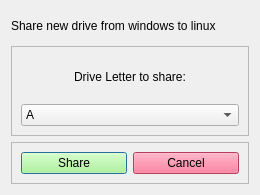
<?xml version="1.0" encoding="UTF-8"?>
<ui version="4.0">
 <class>Dialog</class>
 <widget class="QDialog" name="Dialog">
  <property name="geometry">
   <rect>
    <x>0</x>
    <y>0</y>
    <width>260</width>
    <height>195</height>
   </rect>
  </property>
  <property name="windowTitle">
   <string>Create new drive share</string>
  </property>
  <layout class="QVBoxLayout" name="verticalLayout">
   <item>
    <widget class="QLabel" name="label">
     <property name="maximumSize">
      <size>
       <width>16777215</width>
       <height>30</height>
      </size>
     </property>
     <property name="text">
      <string>Share new drive from windows to linux</string>
     </property>
    </widget>
   </item>
   <item>
    <widget class="QFrame" name="frame">
     <property name="minimumSize">
      <size>
       <width>0</width>
       <height>90</height>
      </size>
     </property>
     <property name="frameShape">
      <enum>QFrame::StyledPanel</enum>
     </property>
     <property name="frameShadow">
      <enum>QFrame::Raised</enum>
     </property>
     <layout class="QVBoxLayout" name="verticalLayout_2">
      <item>
       <widget class="QLabel" name="lb_info">
        <property name="text">
         <string>Drive Letter to share:</string>
        </property>
        <property name="alignment">
         <set>Qt::AlignCenter</set>
        </property>
       </widget>
      </item>
      <item>
       <widget class="QComboBox" name="inp_driveletter">
        <item>
         <property name="text">
          <string>A</string>
         </property>
        </item>
        <item>
         <property name="text">
          <string>B</string>
         </property>
        </item>
        <item>
         <property name="text">
          <string>C</string>
         </property>
        </item>
        <item>
         <property name="text">
          <string>D</string>
         </property>
        </item>
        <item>
         <property name="text">
          <string>E</string>
         </property>
        </item>
        <item>
         <property name="text">
          <string>F</string>
         </property>
        </item>
        <item>
         <property name="text">
          <string>G</string>
         </property>
        </item>
        <item>
         <property name="text">
          <string>H</string>
         </property>
        </item>
        <item>
         <property name="text">
          <string>I</string>
         </property>
        </item>
        <item>
         <property name="text">
          <string>J</string>
         </property>
        </item>
        <item>
         <property name="text">
          <string>K</string>
         </property>
        </item>
        <item>
         <property name="text">
          <string>L</string>
         </property>
        </item>
        <item>
         <property name="text">
          <string>M</string>
         </property>
        </item>
        <item>
         <property name="text">
          <string>N</string>
         </property>
        </item>
        <item>
         <property name="text">
          <string>O</string>
         </property>
        </item>
        <item>
         <property name="text">
          <string>P</string>
         </property>
        </item>
        <item>
         <property name="text">
          <string>Q</string>
         </property>
        </item>
        <item>
         <property name="text">
          <string>R</string>
         </property>
        </item>
        <item>
         <property name="text">
          <string>S</string>
         </property>
        </item>
        <item>
         <property name="text">
          <string>T</string>
         </property>
        </item>
        <item>
         <property name="text">
          <string>U</string>
         </property>
        </item>
        <item>
         <property name="text">
          <string>V</string>
         </property>
        </item>
        <item>
         <property name="text">
          <string>W</string>
         </property>
        </item>
        <item>
         <property name="text">
          <string>X</string>
         </property>
        </item>
        <item>
         <property name="text">
          <string>Y</string>
         </property>
        </item>
       </widget>
      </item>
     </layout>
    </widget>
   </item>
   <item>
    <widget class="QFrame" name="frame_2">
     <property name="maximumSize">
      <size>
       <width>16777215</width>
       <height>60</height>
      </size>
     </property>
     <property name="frameShape">
      <enum>QFrame::StyledPanel</enum>
     </property>
     <property name="frameShadow">
      <enum>QFrame::Raised</enum>
     </property>
     <layout class="QHBoxLayout" name="horizontalLayout">
      <item>
       <widget class="QPushButton" name="btn_createshare">
        <property name="styleSheet">
         <string notr="true">background-color: rgb(170, 255, 127);</string>
        </property>
        <property name="text">
         <string>Share</string>
        </property>
       </widget>
      </item>
      <item>
       <widget class="QPushButton" name="btn_cancel">
        <property name="styleSheet">
         <string notr="true">background-color: rgb(255, 85, 127);</string>
        </property>
        <property name="text">
         <string>Cancel</string>
        </property>
       </widget>
      </item>
     </layout>
    </widget>
   </item>
  </layout>
 </widget>
 <resources/>
 <connections/>
</ui>
